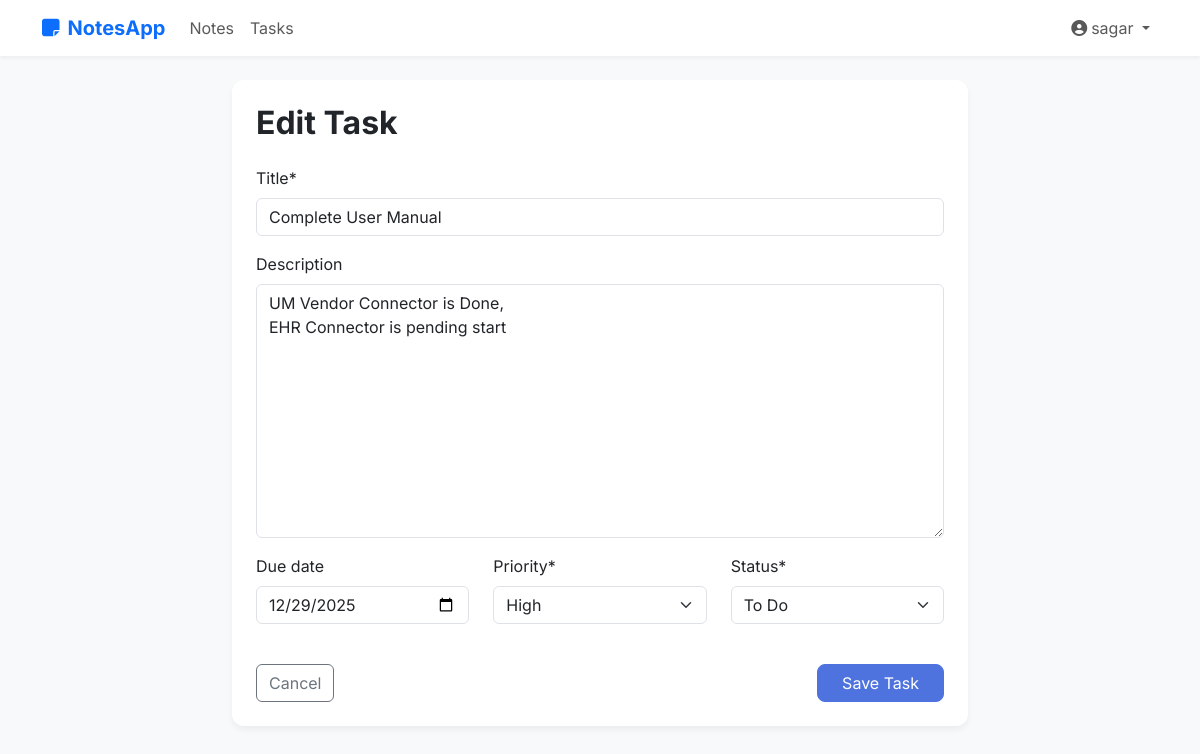
The page /tasks/1/update/ (signed in) on the database its author committed.
### tasks/models.py (models this page shows, shortened)
class Task(models.Model):
    PRIORITY_CHOICES = [
        ('low', 'Low'),
        ('medium', 'Medium'),
        ('high', 'High'),
    ]
    STATUS_CHOICES = [
        ('todo', 'To Do'),
        ('in_progress', 'In Progress'),
        ('completed', 'Completed'),
    ]
    user = models.ForeignKey(User, on_delete=models.CASCADE, related_name='tasks')
    title = models.CharField(max_length=200)
    description = models.TextField(blank=True)
    due_date = models.DateField(null=True, blank=True)
    priority = models.CharField(max_length=10, choices=PRIORITY_CHOICES, default='medium')
    status = models.CharField(max_length=20, choices=STATUS_CHOICES, default='todo')
    created_at = models.DateTimeField(auto_now_add=True)
    updated_at = models.DateTimeField(auto_now=True)
    class Meta:
        ordering = ['status', 'due_date', '-priority']

### tasks/views.py (the view)
# urls.py: path('<int:pk>/update/', TaskUpdateView.as_view(), name='task_update'),
class TaskUpdateView(LoginRequiredMixin, UpdateView):
    model = Task
    fields = ['title', 'description', 'due_date', 'priority', 'status']
    template_name = 'tasks/task_form.html'
    success_url = reverse_lazy('task_list')
    def get_queryset(self):
        return Task.objects.filter(user=self.request.user)

### tasks/templates/tasks/task_form.html (shortened to what this page needs)
{% extends 'base.html' %}
{% load crispy_forms_tags %}
{% block content %}
<div class="row justify-content-center">
    <div class="col-md-8">
        <div class="card p-4">
            <h2 class="fw-bold mb-4">{% if object %}Edit Task{% else %}Create New Task{% endif %}</h2>
            <form method="post">
                <div class="row">
                    <div class="col-12">
                        {{ form.title|as_crispy_field }}
                    </div>
                    <div class="col-12">
                        {{ form.description|as_crispy_field }}
                    </div>
                    <div class="col-md-4">
                        {{ form.due_date|as_crispy_field }}
                    </div>
                    <div class="col-md-4">
                        {{ form.priority|as_crispy_field }}
                    </div>
                    <div class="col-md-4">
                        {{ form.status|as_crispy_field }}
                    </div>
                </div>
                <div class="d-flex justify-content-between mt-4">
                    <a href="{% url 'task_list' %}" class="btn btn-outline-secondary">Cancel</a>
                    <button type="submit" class="btn btn-primary px-4">Save Task</button>
                </div>
            </form>
        </div>
    </div>
</div>
{% endblock %}

### templates/base.html (shortened to what this page needs)
<!DOCTYPE html>
<html lang="en">
<head>
    <link href="https://cdn.jsdelivr.net/npm/bootstrap@5.3.0/dist/css/bootstrap.min.css" rel="stylesheet">
    <link rel="stylesheet" href="https://cdnjs.cloudflare.com/ajax/libs/font-awesome/6.4.0/css/all.min.css">
</head>
<body>
    <nav class="navbar navbar-expand-lg navbar-light sticky-top mb-4">
        <div class="container">
            <a class="navbar-brand fw-bold text-primary" href="{% url 'home' %}">
                <i class="fas fa-sticky-note me-2"></i>NotesApp
            </a>
            <div class="collapse navbar-collapse" id="navbarNav">
                <ul class="navbar-nav me-auto">
                    {% if user.is_authenticated %}
                    <li class="nav-item">
                        <a class="nav-link" href="{% url 'note_list' %}">Notes</a>
                    </li>
                    <li class="nav-item">
                        <a class="nav-link" href="{% url 'task_list' %}">Tasks</a>
                    </li>
                    {% endif %}
                </ul>
                <ul class="navbar-nav">
                    {% if user.is_authenticated %}
                    <li class="nav-item dropdown">
                        <a class="nav-link dropdown-toggle" href="#" id="navbarDropdown" role="button" data-bs-toggle="dropdown">
                            <i class="fas fa-user-circle me-1"></i>{{ user.username }}
                        </a>
                    </li>
                    {% endif %}
                </ul>
            </div>
        </div>
    </nav>
    <div class="container">
        {% block content %}
        {% endblock %}
    </div>
</body>
</html>

### templates/base.html (style rules this page uses)
body { font-family: 'Inter', sans-serif; background-color: #f8f9fa; }
.navbar { background-color: #ffffff; box-shadow: 0 2px 4px rgba(0,0,0,0.05); }
.card { border: none; border-radius: 12px; box-shadow: 0 4px 6px rgba(0,0,0,0.05); transition: transform 0.2s; }
.btn-primary { background-color: #4e73df; border-color: #4e73df; border-radius: 8px; }

### rows shown on the page
Task: title "Complete User Manual", description "UM Vendor Connector is Done, EHR Connector is pending start", due_date "12/29/2025", priority "High", status "To Do"

### other values the page prints
{{ user.username }} "sagar"
